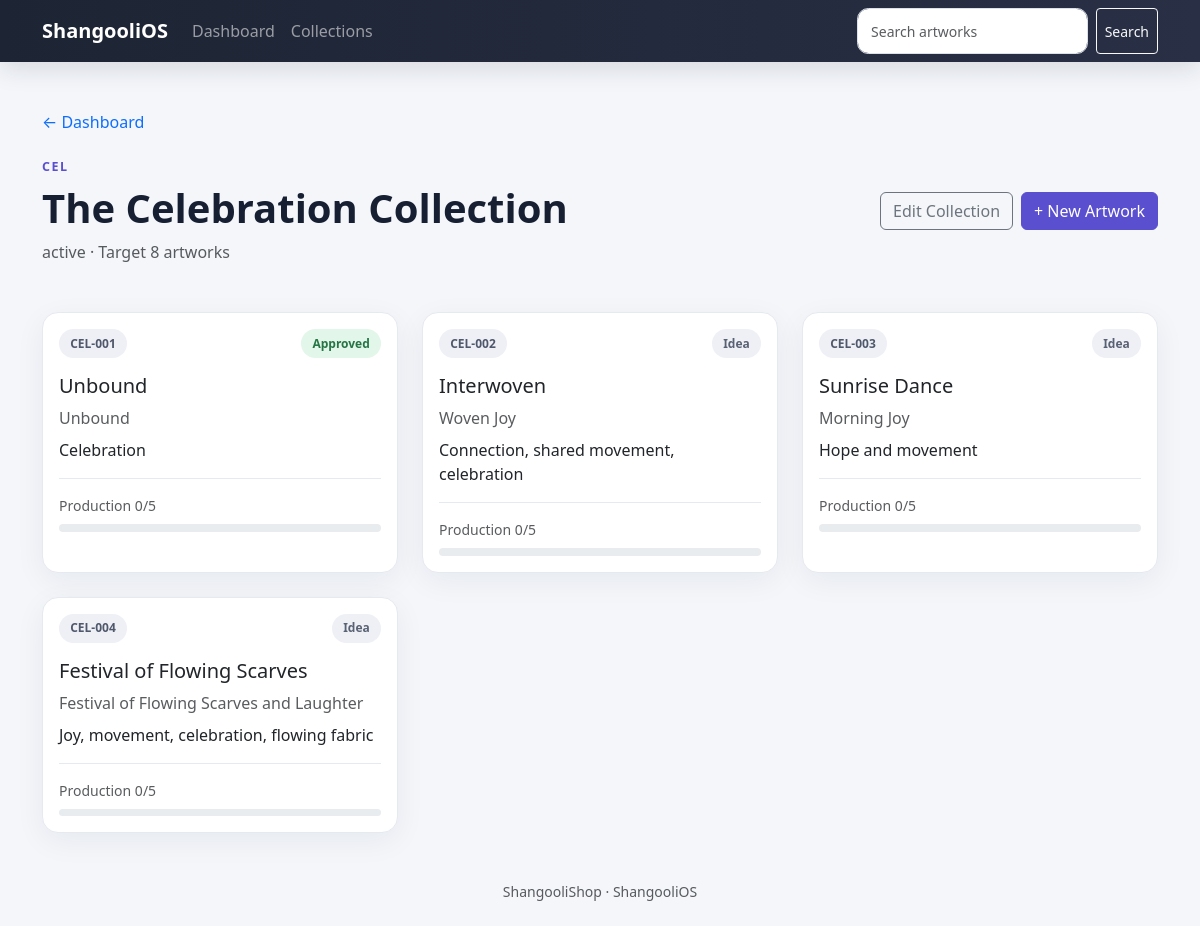
/collections/CEL, run on the app's committed database.
### tables this page shows
CREATE TABLE collections (
    id INTEGER PRIMARY KEY AUTOINCREMENT,
    brand_id INTEGER,
    code TEXT NOT NULL UNIQUE,
    name TEXT NOT NULL UNIQUE,
    collection_type TEXT NOT NULL,
    vertical TEXT NOT NULL,
    target_artwork_count INTEGER,
    status TEXT NOT NULL DEFAULT 'planned',
    notes TEXT,
    created_at TEXT NOT NULL DEFAULT CURRENT_TIMESTAMP,
    updated_at TEXT NOT NULL DEFAULT CURRENT_TIMESTAMP,

    FOREIGN KEY (brand_id)
        REFERENCES brands(id)
);

CREATE TABLE artwork_production (
                artwork_id INTEGER PRIMARY KEY,
                orientation TEXT,
                master_ratio TEXT,
                required_ratios TEXT,
                original_approved INTEGER NOT NULL DEFAULT 0,
                print_master_ready INTEGER NOT NULL DEFAULT 0,
                ratio_exports_ready INTEGER NOT NULL DEFAULT 0,
                mockups_ready INTEGER NOT NULL DEFAULT 0,
                listing_content_ready INTEGER NOT NULL DEFAULT 0,
                notes TEXT,
                created_at TEXT NOT NULL DEFAULT CURRENT_TIMESTAMP,
                updated_at TEXT NOT NULL DEFAULT CURRENT_TIMESTAMP,
                FOREIGN KEY (artwork_id) REFERENCES artworks(id)
            );

CREATE TABLE artworks (
    id INTEGER PRIMARY KEY AUTOINCREMENT,
    artwork_code TEXT NOT NULL UNIQUE,
    collection_id INTEGER NOT NULL,
    sequence_number INTEGER NOT NULL,
    public_title TEXT NOT NULL,
    working_title TEXT,
    theme TEXT,
    status TEXT NOT NULL DEFAULT 'idea',
    created_at TEXT NOT NULL DEFAULT CURRENT_TIMESTAMP,
    updated_at TEXT NOT NULL DEFAULT CURRENT_TIMESTAMP, story TEXT,

    FOREIGN KEY (collection_id)
        REFERENCES collections(id),

    UNIQUE (collection_id, sequence_number)
);

### web/app.py (the view)
@app.get("/collections/{collection_code}")
def collection_page(request: Request, collection_code: str):
    collection, artworks, archived_artworks = get_collection(collection_code)
    if collection is None:
        raise HTTPException(status_code=404, detail="Collection not found")
    return templates.TemplateResponse(
        request=request,
        name="collection.html",
        context={
            "collection": collection,
            "artworks": artworks,
            "archived_artworks": archived_artworks,
        },
    )

### web/templates/collection.html (shortened to what this page needs)
{% extends "base.html" %}
{% block content %}
<div class="mb-4">
    <a href="/" class="text-decoration-none">← Dashboard</a>
</div>
<div class="page-header mb-5">
    <div>
        <div class="eyebrow">{{ collection["code"] }}</div>
        <h1 class="display-6 fw-bold mb-2">{{ collection["name"] }}</h1>
        <p class="text-muted mb-0">
            {{ collection["status"] }} ·
            Target {{ collection["target_artwork_count"] }} artworks
        </p>
    </div>
    <div class="d-flex flex-wrap gap-2">
        <a
            href="/collections/{{ collection['code'] }}/edit"
            class="btn btn-outline-secondary"
        >
            Edit Collection
        </a>
        {% if collection["status"] != "archived" %}
        <a
            href="/collections/{{ collection['code'] }}/new"
            class="btn btn-primary"
        >
            + New Artwork
        </a>
        {% endif %}
    </div>
</div>
<div class="row g-4">
    {% for artwork in artworks %}
    {% set completed =
        artwork["original_approved"]
        + artwork["print_master_ready"]
        + artwork["ratio_exports_ready"]
        + artwork["mockups_ready"]
        + artwork["listing_content_ready"]
    %}
    <div class="col-md-6 col-lg-4">
        <a href="/artworks/{{ artwork['artwork_code'] }}" class="card-link">
            <div class="card app-card h-100">
                <div class="card-body">
                    <div class="d-flex justify-content-between mb-3">
                        <span class="code-pill">{{ artwork["artwork_code"] }}</span>
                        <span class="status-pill status-{{ artwork['status'] }}">
                            {{ artwork["status"] }}
                        </span>
                    </div>
                    <h2 class="h5 text-dark mb-2">
                        {{ artwork["public_title"] }}
                    </h2>
                    {% if artwork["working_title"] %}
                    <p class="text-muted mb-2">
                        {{ artwork["working_title"] }}
                    </p>
                    {% endif %}
                    {% if artwork["theme"] %}
                    <p class="text-dark mb-3">{{ artwork["theme"] }}</p>
                    {% endif %}
                    <div class="production-card-footer">
                        <div class="small text-muted mb-2">
                            Production {{ completed }}/5
                        </div>
                        <div class="progress production-progress">
                        </div>
                    </div>
                </div>
            </div>
        </a>
    </div>
    {% else %}
    <div class="col-12">
        <div class="empty-state">No active artworks yet.</div>
    </div>
    {% endfor %}
</div>
{% endblock %}

### web/static/style.css (style rules this page uses)
:root { --ink: #172033; --muted: #6f7787; --surface: #ffffff; --page: #f4f6fa; --border: #e5e9f0; --brand: #5a4fcf; --brand-dark: #453bb3; }
body { background: var(--page); color: var(--ink); min-height: 100vh; }
.hero-panel, .page-header { display: flex; justify-content: space-between; align-items: center; gap: 2rem; }
.eyebrow { color: var(--brand); font-size: 0.78rem; font-weight: 800; letter-spacing: 0.12em; margin-bottom: 0.45rem; text-transform: uppercase; }
.metric-card, .app-card, .empty-state { background: var(--surface); border: 1px solid var(--border); border-radius: 1rem; box-shadow: 0 8px 30px rgba(23, 32, 51, 0.06); }
.app-card { border: 1px solid var(--border); transition: transform 140ms ease, box-shadow 140ms ease; }
.card-link { color: inherit; text-decoration: none; }
.code-pill, .status-pill, .readiness-pill { border-radius: 999px; display: inline-block; font-size: 0.75rem; font-weight: 750; padding: 0.36rem 0.7rem; text-transform: capitalize; }
.code-pill { background: #eef0f6; color: #50586b; }
.status-pill { background: #edf0f5; color: #596174; }
.status-idea, .status-planned { background: #eef0f5; color: #596174; }
.status-approved, .status-complete { background: #e2f6e9; color: #257545; }
.btn-primary { background: var(--brand); border-color: var(--brand); }
.production-card-footer { border-top: 1px solid var(--border); margin-top: auto; padding-top: 1rem; }
.production-progress { height: 0.45rem; }

### data on the page
collections: code "CEL", name "The Celebration Collection", status "active", target_artwork_count "8"
artwork_production: artwork_code "CEL-001", status "Approved", public_title "Unbound", working_title "Unbound", theme "Celebration", completed "0"
artwork_production: artwork_code "CEL-002", status "Idea", public_title "Interwoven", working_title "Woven Joy", theme "Connection, shared movement, celebration", completed "0"
artwork_production: artwork_code "CEL-003", status "Idea", public_title "Sunrise Dance", working_title "Morning Joy", theme "Hope and movement", completed "0"
artwork_production: artwork_code "CEL-004", status "Idea", public_title "Festival of Flowing Scarves", working_title "Festival of Flowing Scarves and Laughter", theme "Joy, movement, celebration, flowing fabric", completed "0"
